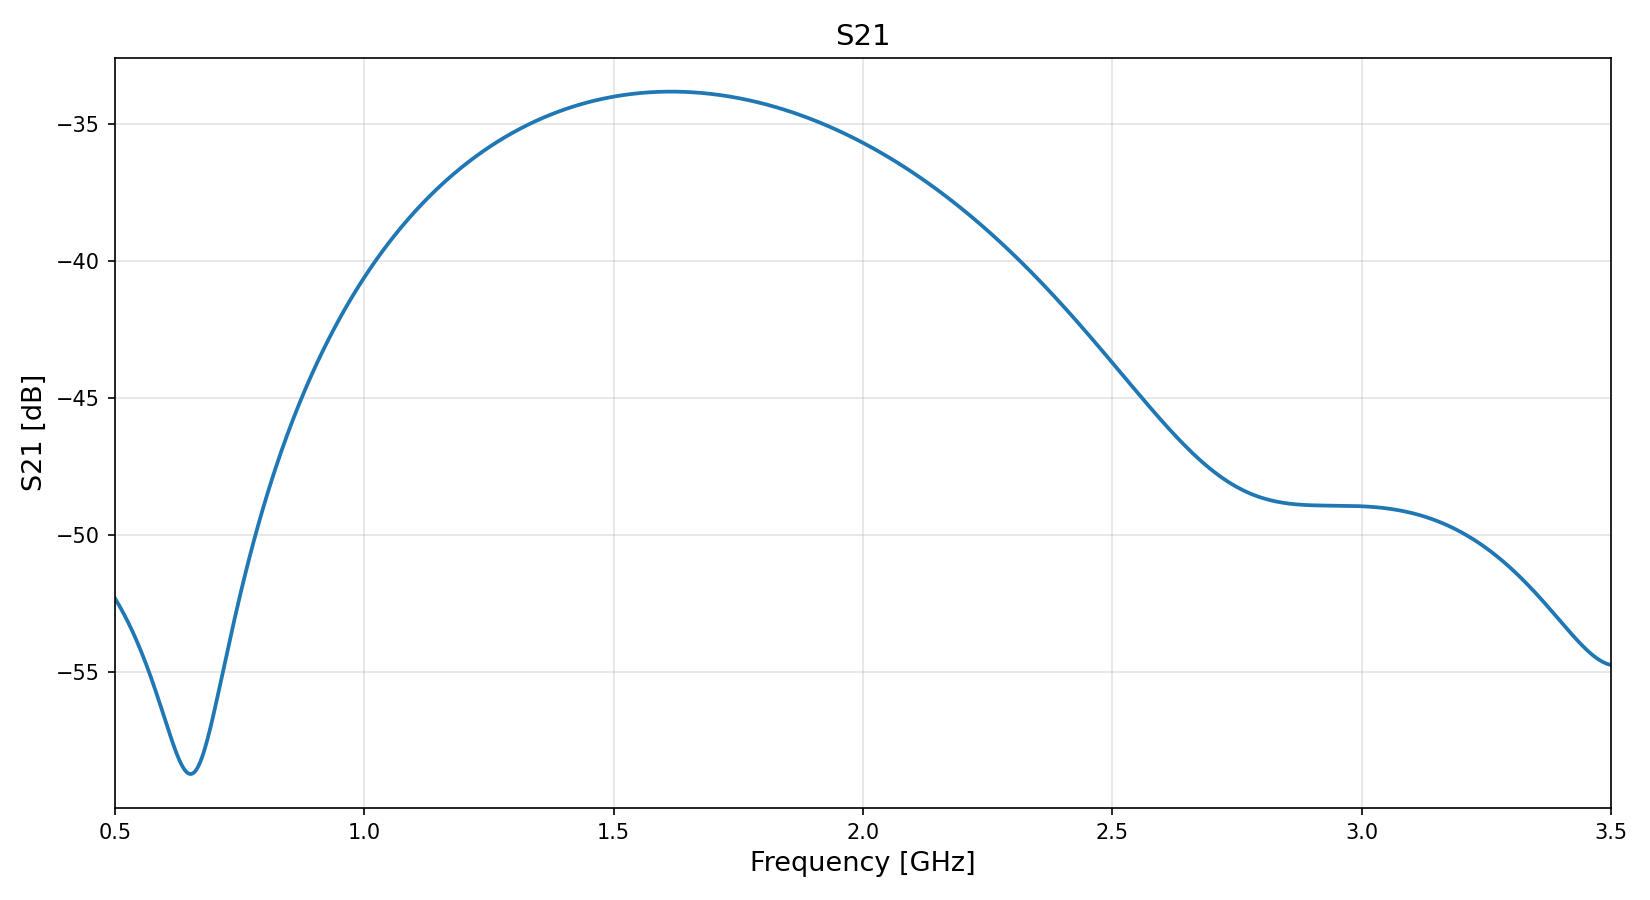

This chart was generated by the following Python code:
import matplotlib.pyplot as plt
import skrf as rf
from pathlib import Path

def charger_touchstone(chemin: Path) -> rf.Network:
    return rf.Network(str(chemin))

files = {
    "25% Graphite": Path("matching_medium_s/g25.s2p"),
}

fig, ax = plt.subplots(figsize=(11, 6))

freq_min = None
freq_max = None

for label, chemin in files.items():
    if not chemin.exists():
        print(f"Fichier non trouvé : {chemin}")
        continue
        
    reseau = charger_touchstone(chemin)
    freq_ghz = reseau.f / 1e9
    s21_db = reseau.s_db[:, 1, 0]

    ax.plot(freq_ghz, s21_db, linewidth=1.8, label=label)

    if freq_min is None or freq_ghz[0] < freq_min:
        freq_min = freq_ghz[0]
    if freq_max is None or freq_ghz[-1] > freq_max:
        freq_max = freq_ghz[-1]

ax.set_xlabel('Frequency [GHz]', fontsize=13)
ax.set_ylabel('S21 [dB]', fontsize=13)
ax.set_title('S21', fontsize=14)
ax.grid(True, alpha=0.35)
if freq_min is not None and freq_max is not None:
    ax.set_xlim(freq_min, freq_max)

plt.tight_layout()
plt.savefig("S21_good_model", dpi=150)
print("Graphique S21 sauvegardé dans S21_good_model.png")
